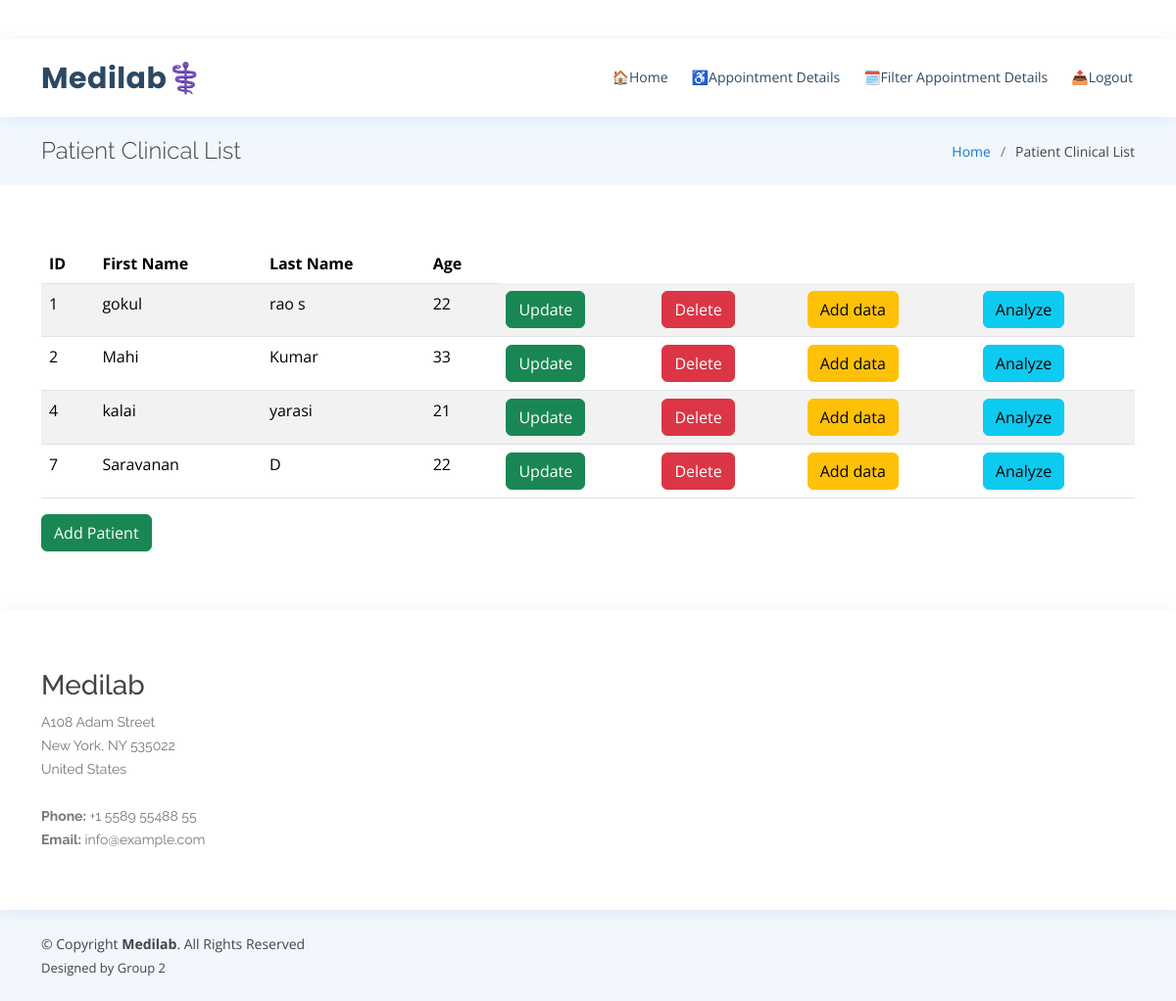
Screenshot of /view/ with the database file from the repository.
### clinicalsApp/models.py (models this page shows)
class Patient(models.Model):
    lastName= models.CharField(max_length=20)
    firstName= models.CharField(max_length=20)
    age = models.IntegerField()

### clinicalsApp/views.py (the view)
# urls.py: path('view/',views.PatientListView.as_view(),name='index'),
class PatientListView(ListView):
    model= Patient

### templates/clinicalsApp/patient_list.html (shortened to what this page needs)
<!DOCTYPE html>
<html lang="en">
  {% load static %}
<head>
   <link href="{% static 'assets/vendor/fontawesome-free/css/all.min.csss' %}" rel="stylesheet">
   <link href="{% static 'assets/vendor/animate.css/animate.min.css' %}" rel="stylesheet">
   <link href="{% static 'assets/vendor/bootstrap/css/bootstrap.min.css' %}" rel="stylesheet">
   <link href="{% static 'assets/vendor/bootstrap-icons/bootstrap-icons.css' %}" rel="stylesheet">
   <link href="{% static 'assets/vendor/boxicons/css/boxicons.min.css' %}" rel="stylesheet">
   <link href="{% static 'assets/vendor/glightbox/css/glightbox.min.css' %}" rel="stylesheet">
   <link href="{% static 'assets/vendor/remixicon/remixicon.css' %}" rel="stylesheet">
   <link href="{% static 'assets/vendor/swiper/swiper-bundle.min.css' %}" rel="stylesheet">
   <link href="{% static 'assets/css/style.css' %}" rel="stylesheet">
</head>
<body>
  <header id="header" class="fixed-top">
    <div class="container d-flex align-items-center">
      <h1 class="logo me-auto"><a href="index.html">Medilab⚕️</a></h1>
      <nav id="navbar" class="navbar order-last order-lg-0">
        <ul>
          <li><a class="nav-link scrollto " href="{% url 'index' %}">🏠Home</a></li>
            <li><a class="nav-link scrollto" href="{% url 'all' %}">♿Appointment Details</a></li>
            <li><a class="nav-link scrollto" href="{% url 'select_date' %}">🗓️Filter Appointment Details</a></li>
            <li><a class="nav-link scrollto" href="{% url 'logout' %}">📤Logout</a></li>
        </ul>
      </nav>
    </div>
  </header>
  <main id="main">
    <section class="breadcrumbs">
      <div class="container">
        <div class="d-flex justify-content-between align-items-center">
          <h2>Patient Clinical List</h2>
          <ol>
            <li><a href="index.html">Home</a></li>
            <li>Patient Clinical List</li>
          </ol>
        </div>
      </div>
    </section>
    <section class="inner-page" style="margin-left: auto; margin-right: auto;">
      <div class="container">
        <table class="table table-striped" style="margin-left: auto; margin-right: auto;">
            <thead>
                <th>ID</th>
                <th>First Name</th>
                <th>Last Name</th>
                <th>Age</th>
            </thead>
                {% for patient in patient_list %}
                <tr>
                    <td>{{patient.id}}</td>
                    <td>{{patient.firstName}}</td>
                    <td>{{patient.lastName}}</td>
                    <td>{{patient.age}}</td>
                    <td><a href="update/{{patient.id}}" class="btn btn-success">Update</a></td>
                    <td><a href="delete/{{patient.id}}" class="btn btn-danger">Delete</a></td>
                    <td><a href="addData/{{patient.id}}" class="btn btn-warning">Add data</a></td>
                    <td><a href="analyze/{{patient.id}}" class="btn btn-info">Analyze</a></td>
                </tr>
                {% endfor %}
        </table>
    <a href="create/" class="btn btn-success">Add Patient</a>
    </div>
    </section>
  </main>
  <footer id="footer">
    <div class="footer-top">
      <div class="container">
        <div class="row">
          <div class="col-lg-3 col-md-6 footer-contact">
            <h3>Medilab</h3>
            <p>
              A108 Adam Street <br>
              New York, NY 535022<br>
              United States <br><br>
              <strong>Phone:</strong> +1 5589 55488 55<br>
              <strong>Email:</strong> info@example.com<br>
            </p>
          </div>
        </div>
      </div>
    </div>
    <div class="container d-md-flex py-4">
      <div class="me-md-auto text-center text-md-start">
        <div class="copyright">
          &copy; Copyright <strong><span>Medilab</span></strong>. All Rights Reserved
        </div>
        <div class="credits">
          Designed by Group 2</a>
        </div>
      </div>
    </div>
  </footer>
</body>
</html>

### static/assets/css/style.css (style rules this page uses)
body { font-family: "Open Sans", sans-serif; color: #444444; }
a { color: #1977cc; text-decoration: none; }
h1, h2, h3, h4, h5, h6 { font-family: "Raleway", sans-serif; }
#header { background: #fff; transition: all 0.5s; z-index: 997; padding: 15px 0; top: 40px; box-shadow: 0px 2px 15px rgba(25, 119, 204, 0.1); }
#header .logo { font-size: 30px; margin: 0; padding: 0; line-height: 1; font-weight: 700; letter-spacing: 0.5px; font-family: "Poppins", sans-serif; }
#header .logo a { color: #2c4964; }
.navbar { padding: 0; }
.navbar ul { margin: 0; padding: 0; display: flex; list-style: none; align-items: center; }
.navbar li { position: relative; }
.navbar>ul>li { position: relative; white-space: nowrap; padding: 8px 0 8px 20px; }
.navbar a, .navbar a:focus { display: flex; align-items: center; justify-content: space-between; font-size: 14px; color: #2c4964; white-space: nowrap; transition: 0.3s; border-bottom: 2px solid #fff; padding: 5px 2px; }
section { padding: 60px 0; overflow: hidden; }
.breadcrumbs { padding: 20px 0; background-color: #f1f7fd; min-height: 40px; margin-top: 120px; }
.breadcrumbs h2 { font-size: 24px; font-weight: 300; margin: 0; }
.breadcrumbs ol { display: flex; flex-wrap: wrap; list-style: none; padding: 0; margin: 0; font-size: 14px; }
.breadcrumbs ol li+li { padding-left: 10px; }
.breadcrumbs ol li+li::before { display: inline-block; padding-right: 10px; color: #6c757d; content: "/"; }
#footer { color: #444444; font-size: 14px; background: #f1f7fd; }
#footer .footer-top { padding: 60px 0 30px 0; background: #fff; box-shadow: 0px 2px 15px rgba(25, 119, 204, 0.1); }
#footer .footer-top .footer-contact { margin-bottom: 30px; }
#footer .footer-top .footer-contact p { font-size: 14px; line-height: 24px; margin-bottom: 0; font-family: "Raleway", sans-serif; color: #777777; }
#footer .credits { padding-top: 5px; font-size: 13px; color: #444444; }

### rows the page displays
Patient: id "1", firstName "gokul", lastName "rao s", age "22"
Patient: id "2", firstName "Mahi", lastName "Kumar", age "33"
Patient: id "4", firstName "kalai", lastName "yarasi", age "21"
Patient: id "7", firstName "Saravanan", lastName "D", age "22"
